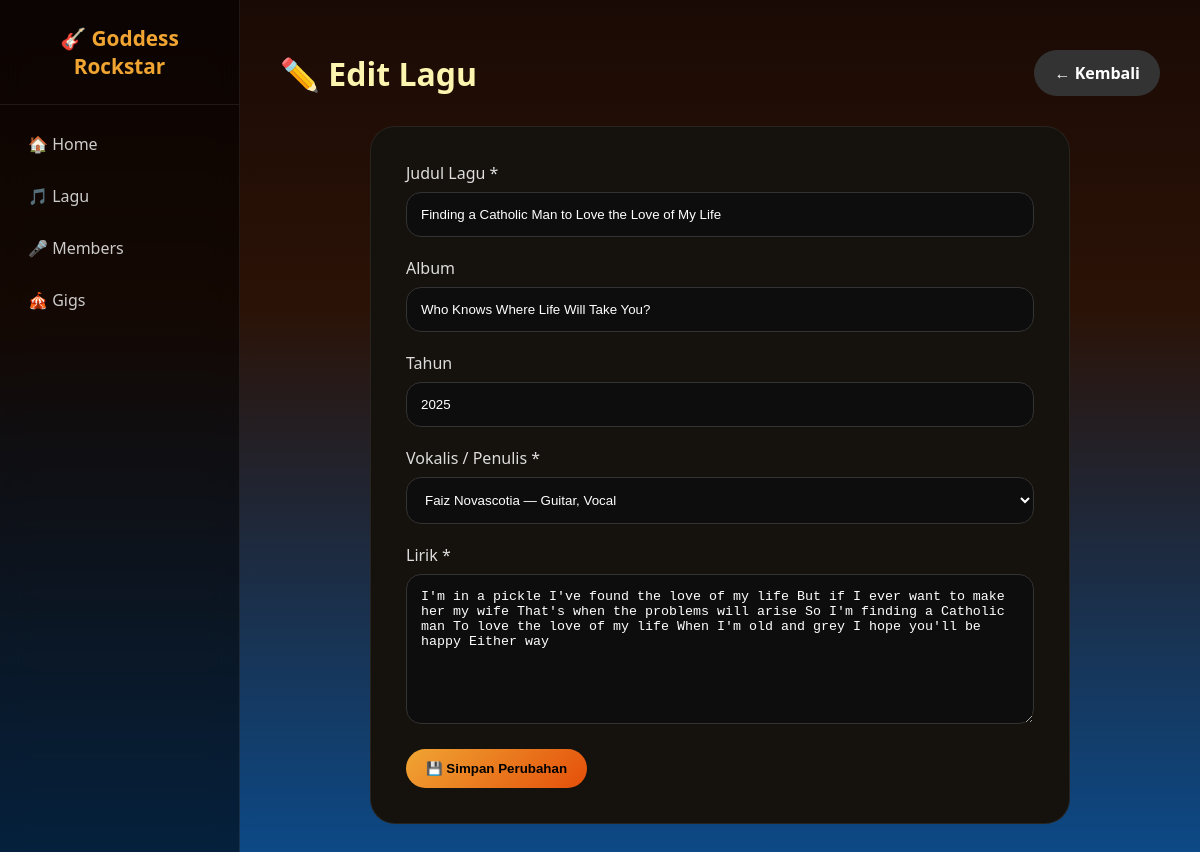
Screenshot of /edit_lagu.php?id=7 with the database file from the repository.
### tables this page shows
CREATE TABLE `lagu` (
  `id_lagu` int(11) NOT NULL,
  `judul` varchar(150) NOT NULL,
  `album` varchar(100) DEFAULT NULL,
  `tahun` int(11) DEFAULT NULL,
  `lirik` text DEFAULT NULL,
  `id_member` int(11) DEFAULT NULL,
  `cover_url` varchar(255) DEFAULT NULL
);

CREATE TABLE `members` (
  `id_member` int(11) NOT NULL,
  `nama` varchar(100) NOT NULL,
  `role` varchar(50) NOT NULL,
  `bio` text DEFAULT NULL,
  `foto_url` varchar(255) DEFAULT NULL
);

### edit_lagu.php (the view, shortened to what this page needs)
<?php
include 'koneksi.php';
$id      = (int) $_GET['id'];
$members = mysqli_fetch_all(mysqli_query($conn, "SELECT * FROM members"), MYSQLI_ASSOC);
$result = mysqli_query($conn, "SELECT * FROM lagu WHERE id_lagu = $id");
$lagu   = mysqli_fetch_assoc($result);
?>
<!DOCTYPE html>
<html lang="id">
<head>
    <link rel="stylesheet" href="style.css">
</head>
<body>
<div class="layout">
    <aside class="sidebar">
        <div class="sidebar-brand">🎸 Goddess<br>Rockstar</div>
        <nav class="sidebar-nav">
            <a href="index.php">🏠 Home</a>
            <a href="lagu.php">🎵 Lagu</a>
            <a href="members.php">🎤 Members</a>
            <a href="gigs.php">🎪 Gigs</a>
        </nav>
    </aside>
    <main class="main-content">
<div class="container">
    <div class="page-header">
        <h2>✏️ Edit Lagu</h2>
        <a href="lagu.php" class="btn btn-back">← Kembali</a>
    </div>
    <div class="form-box">
        <form method="POST" action="edit_lagu.php?id=<?= $id ?>">
            <div class="form-group">
                <label>Judul Lagu *</label>
                <input type="text" name="judul" value="<?= htmlspecialchars($lagu['judul']) ?>" required>
            </div>
            <div class="form-group">
                <label>Album</label>
                <input type="text" name="album" value="<?= htmlspecialchars($lagu['album']) ?>">
            </div>
            <div class="form-group">
                <label>Tahun</label>
                <input type="number" name="tahun" value="<?= $lagu['tahun'] ?>">
            </div>
            <div class="form-group">
                <label>Vokalis / Penulis *</label>
                <select name="id_member" required>
                    <?php foreach ($members as $m): ?>
                        <option value="<?= $m['id_member'] ?>"
                            <?= $m['id_member'] == $lagu['id_member'] ? 'selected' : '' ?>>
                            <?= htmlspecialchars($m['nama']) ?> — <?= htmlspecialchars($m['role']) ?>
                        </option>
                    <?php endforeach; ?>
                </select>
            </div>
            <div class="form-group">
                <label>Lirik *</label>
                <textarea name="lirik" rows="8" required><?= htmlspecialchars($lagu['lirik']) ?></textarea>
            </div>
            <button type="submit" name="submit" class="btn btn-add">💾 Simpan Perubahan</button>
        </form>
    </div>
</div>
</body>
</html>

### style.css (style rules this page uses)
:root { --cream:#FCF5AF; --yellow:#F0A533; --orange:#E44F0A; --red:#BA011A; --blue:#0B4B8B; --black:#000000; --card:#15110d; --card2:#1d1712; --text:#f5f5f5; --muted:#b8a99a; --sidebar-w:240px; }
* { margin:0; padding:0; box-sizing:border-box; }
html { scroll-behavior:smooth; }
body { font-family:'Segoe UI',sans-serif; color:var(--text); min-height:100vh; overflow-x:hidden; background: linear-gradient(180deg, #1a0a05 0%, #2b1206 35%, #0B4B8B 100%); }
.layout { display:flex; min-height:100vh; }
.sidebar { width:var(--sidebar-w); flex-shrink:0; background:rgba(0,0,0,.55); backdrop-filter:blur(12px); border-right:1px solid rgba(255,255,255,.08); padding:24px 0; position:fixed; top:0; left:0; bottom:0; display:flex; flex-direction:column; }
.sidebar-brand { font-size:1.3rem; font-weight:800; color:var(--yellow); text-align:center; padding:0 16px 24px; border-bottom:1px solid rgba(255,255,255,.08); margin-bottom:16px; }
.sidebar-nav { display:flex; flex-direction:column; gap:6px; padding:0 12px; }
.sidebar-nav a { color:#ccc; text-decoration:none; padding:12px 16px; border-radius:12px; font-weight:500; transition:.25s; }
.main-content { margin-left:var(--sidebar-w); width:100%; }
.container { max-width:1200px; margin:auto; padding:50px 40px; }
.page-header { display:flex; justify-content:space-between; align-items:center; margin-bottom:30px; }
.page-header h2 { font-size:2rem; color:var(--cream); }
.btn { border:none; text-decoration:none; border-radius:999px; padding:12px 20px; cursor:pointer; transition:.3s; font-weight:600; display:inline-block; }
.btn-add { background:linear-gradient(135deg, var(--yellow), var(--orange)); color:black; }
.btn-back, .btn-reset { background:#333; color:white; }
.form-box { max-width:700px; margin:auto; background:var(--card); border-radius:25px; padding:35px; border:1px solid rgba(255,255,255,.08); }
.form-group { margin-bottom:20px; }
.form-group label { display:block; margin-bottom:8px; color:#ddd; }
.form-group input, .form-group textarea, .form-group select { width:100%; padding:14px; border-radius:15px; background:#0d0d0d; border:1px solid #333; color:white; }

### rows the page displays
lagu: judul "Finding a Catholic Man to Love the Love of My Life", album "Who Knows Where Life Will Take You?", tahun "2025", id_member "Faiz Novascotia — Guitar, Vocal", lirik "I'm in a pickle I've found the love of my life But if I ever want to make her my wife That's when the problems will arise So I'm finding a Catholic man To love the love of my life When I'm old and grey I hope you'll be happy Either way"
